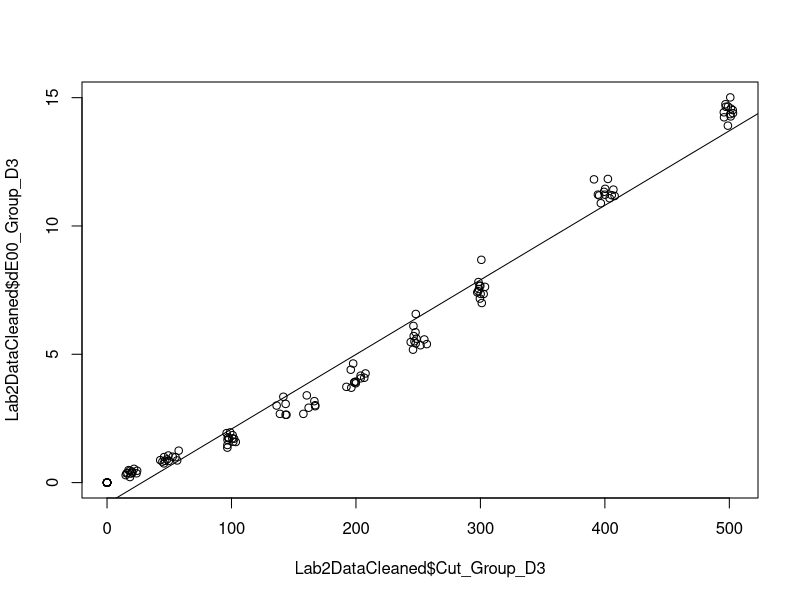
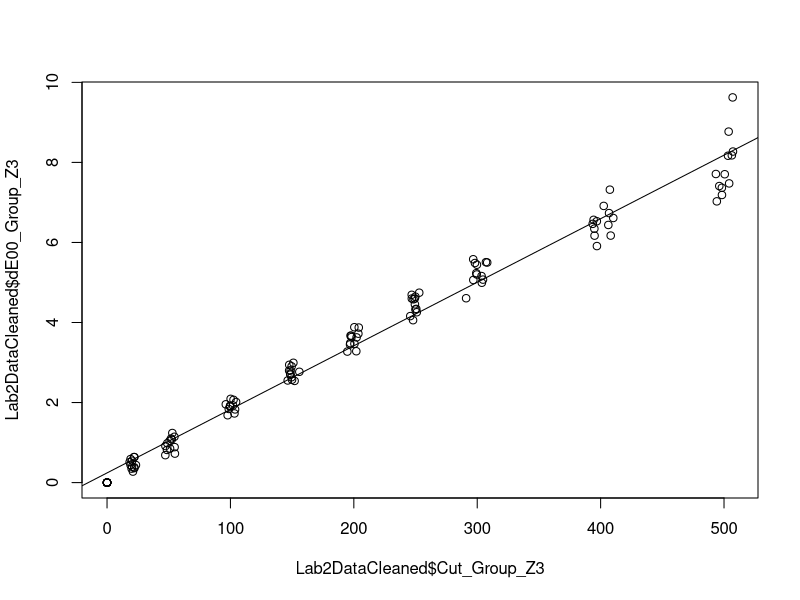

Write the R code that produced these figures, in order.
library(readxl)
Lab2DataCleaned <- read_excel("LabDataG3.xlsx")
View(Lab2DataCleaned)

d3model <- lm(Lab2DataCleaned$dE00_Group_D3 ~ Lab2DataCleaned$Cut_Group_D3)
summary(d3model)
plot(x=Lab2DataCleaned$Cut_Group_D3, y=Lab2DataCleaned$dE00_Group_D3)
abline(d3model)

z3model <- lm(Lab2DataCleaned$dE00_Group_Z3 ~ Lab2DataCleaned$Cut_Group_Z3)
summary(z3model)
plot(x=Lab2DataCleaned$Cut_Group_Z3, y=Lab2DataCleaned$dE00_Group_Z3)
abline(z3model)
